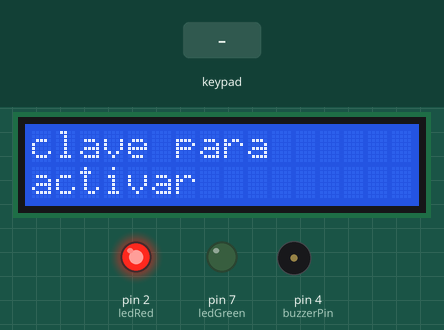
Bench run of a sketch on a simulated Arduino Uno, built with avr-gcc and run on an emulated ATmega328P. On the bench: 16×2 character LCD, output pins drawn as LEDs (lit = HIGH), buzzer (waves = sounding, pin HIGH). Inputs (shaded band) come from the test bench. WiFi joins after 1.5 s; servers stay silent unless stated; uploads are accepted with an empty reply; what the sketch prints to the serial monitor is not drawn.

Above: at 6.1 s.
6.2 s: keypad keys 1 1 1 1 1 # pressed 0.4 s apart
At 9.0 s:
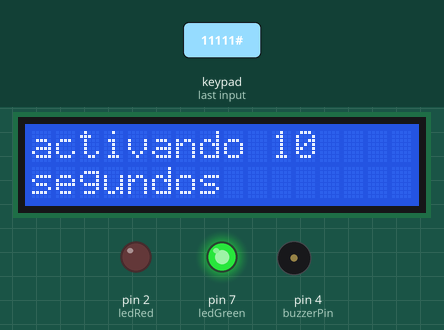
At 19.2 s:
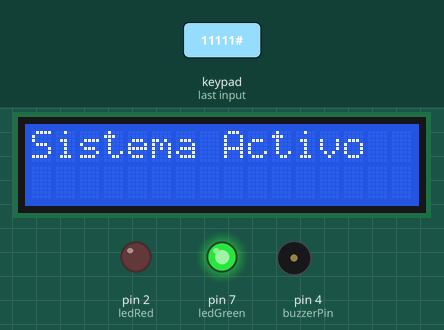
Timing chart, 0 to 20.9 s (numbered marks = the images above; inputs shaded):
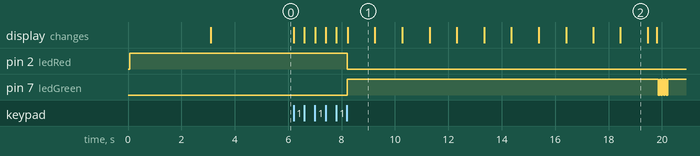

Measured:
- after the input at 6.2 s, pin 2 (ledRed): HIGH → LOW after 2.0 s; pin 7 (ledGreen): LOW → HIGH after 2.0 s, then repeats every 0.10 s: LOW 0.05 s, HIGH 0.05 s, until it stays HIGH from 20.2 s; the display: first changes at once (image 1 shows a later state)
- what the display in image 1 shows lasts 1.1 s, from 8.2 s to 9.3 s

The sketch:

alarmaconshield.ino
```cpp
/*
  Created by TEOS
  Domotic with Arduino https://goo.gl/btZpjs
  YouTube https://goo.gl/k7TUSZ
  Instagram https://goo.gl/zEIjia
  Facebook https://goo.gl/eivraR
  Twitter https://goo.gl/du5Wgn
  Github https://goo.gl/Xl5IiS
  WEB https://www.proyecto-teos.com
*/

/*
  todo el credito es para la persona de arriba
  lo unico que yo le anexe a este codigo seria la parte del ethernet shield
*/

#include <Password.h>
#include <Keypad.h>
#include<Wire.h>
#include <SPI.h>
#include <Ethernet.h>
#include <LiquidCrystal_I2C.h>

// replace the MAC address below by the MAC address printed on a sticker on the Arduino Shield 2
byte mac[] = { 0xDE, 0xAD, 0xBE, 0xEF, 0xFE, 0xED };

EthernetClient client;

int    HTTP_PORT   = 8000;
String HTTP_METHOD = "PUT";
char   HOST_NAME[] = "ip de tu compu";
String PATH_NAME   = "/alarma/alarma/1/";


LiquidCrystal_I2C lcd(0x27,16,2);

const uint16_t delayFunctionT = 1000, intervalT = 400, delayLedT = 50;
unsigned long previousMillisT;


uint8_t passPositionT = 0, speakerStatusT = LOW, ledStatusT = LOW;
bool alarmStatusT = false, alarmActiveT = false, motionDetectionT = false;


const uint8_t FILAS = 4;     // define numero de filas
const uint8_t COLUMNAS = 3;    // define numero de columnas
const char keys[FILAS][COLUMNAS] = {    // define la distribucion de teclas
  {'1','2','3'},
  {'4','5','6'},
  {'7','8','9'},
  {'*','0','#'}
};

uint8_t pinesFilas[FILAS] = {9,8,6};   // pines correspondientes a las filas
uint8_t pinesColumnas[COLUMNAS] = {5}; // pines correspondientes a las columnas
//char CLAVE[5] ="1111";
Keypad keypad = Keypad(makeKeymap(keys), pinesFilas, pinesColumnas, FILAS, COLUMNAS);  // crea objeto

Password passwordT = Password("11111");

//---------------------------
uint8_t ledRed= 2;
uint8_t ledGreen = 7;
uint8_t pirPin= 3;
uint8_t buzzerPin=4;


void setup()
{

  Serial.begin(9600);
  lcd.init();
  lcd.backlight();

  pinMode(pirPin, INPUT);
  pinMode(ledRed, OUTPUT);
  pinMode(ledGreen, OUTPUT);
  pinMode(buzzerPin, OUTPUT);
  digitalWrite(ledRed,HIGH);

  lcd.setCursor(0, 0);
  lcd.print("Sistema de");
  lcd.setCursor(0, 1);
  lcd.print("seguridad");
  delay(3000);
  previousMillisT = millis();
  keypad.addEventListener(keypadEventT);
  blockingMessageT();

  // initialize the Ethernet shield using DHCP:
  if (Ethernet.begin(mac) == 0) {
    Serial.println("Failed to obtaining an IP address using DHCP");
    while(true);
  }
}

void loop(){

 //If the alarmActiveT variable is in a high state and the pirPinT detects movement,
  //it will call the motionDetectedT function. The motionDetectionT function triggers
  //the buzzer's sonar.

  keypad.getKey();
  if (alarmActiveT == true && digitalRead(pirPin) == HIGH){
      motionDetectedT();
  }
  if (motionDetectionT){
     digitalWrite(buzzerPin,speakerAlarmT());
  }
}

void keypadEventT(KeypadEvent keyT) {
  switch (keypad.getState()) {
    //When typing "#" or entering more than 4 characters the function will be
    //called checkPasswordT.
    case PRESSED:
      if (passPositionT >= 5)
        checkPasswordT();
      lcd.setCursor((passPositionT++), 2);
      switch (keyT) {
        case '#':
          checkPasswordT();
          break;
        default:
          passwordT.append(keyT);
          lcd.print("*");
      }
  }
}


//If the password is correct and the alarms are deactivated, then it will call the
//blockedSystemT function, if the password is correct and the alarms are activated,
//then it will call the unlockSystemT function, contrary to all this it will be called
//the incorrectPasswordT function, which is when introduced an incorrect password.
void checkPasswordT() {

  if (passwordT.evaluate()) {
    if (alarmActiveT == false && alarmStatusT == false)
      blockedSystemT();
    else if (alarmActiveT == true || alarmStatusT == true)
      unlockSystemT();
  }
  else
    incorrectPasswordT();
}

//Function that indicates that an incorrect password has been entered.
void incorrectPasswordT() {
  passwordT.reset();
  passPositionT = 0;
  digitalWrite(ledRed, LOW);
  //An incorrect password message is sent.
  lcd.clear();
  lcd.setCursor(0, 0);
  lcd.print("Clave incorrecta");
  //Using the ternary operator will turn on or off a led.
  for (uint8_t iT = 1; iT <= 8; iT++) {
    ledStatusT = (ledStatusT) ? LOW : HIGH;
    digitalWrite(ledGreen, ledStatusT);
    delay(delayLedT);
  }
  //The following conditions will serve to return the state of the LED.
  if (alarmActiveT == false && alarmStatusT == false) {
    digitalWrite(ledGreen, LOW);
    digitalWrite(ledRed, HIGH);
    delay(delayFunctionT);
    blockingMessageT();
  }
  else if (alarmActiveT == true || alarmStatusT == true) {
    digitalWrite(ledGreen, HIGH);
    digitalWrite(ledRed, LOW);
    delay(delayFunctionT);
    unlockMessageT();
  }
}

//Function that shows motion detection.
void motionDetectedT() {
  //Activate the alarms and restart the password.
  motionDetectionT = true;
  alarmStatusT = true;

  passwordT.reset();
  passPositionT = 0;
  //Send a message that movement has been detected, also indicated by LEDs.
  lcd.clear();
  lcd.setCursor(0, 0);
  lcd.print("Movimiento");
  lcd.setCursor(0,1);
  lcd.print("detectado");
  for (uint8_t iT = 1; iT <= 8; iT++) {
    ledStatusT = (ledStatusT) ? LOW : HIGH;
    digitalWrite(ledGreen, ledStatusT);
    delay(delayLedT);
  }
  for (uint8_t iT = 1; iT <= 8; iT++) {
    ledStatusT = (ledStatusT) ? LOW : HIGH;
    digitalWrite(ledRed, ledStatusT);
    delay(delayLedT);
  }
  digitalWrite(ledGreen, HIGH);
  digitalWrite(ledRed, LOW);
  delay(delayFunctionT);
  unlockMessageT();
}

//Function that blocks the system.
void blockedSystemT() {
  passwordT.reset();
  passPositionT = 0;
  digitalWrite(ledGreen, HIGH);
  digitalWrite(ledRed, LOW);
  //10 seconds of tolerance are given for the system to activate.
  for (uint8_t iT = 10; iT > 0; iT--) {
    lcd.clear();
    lcd.setCursor(0, 0);
    lcd.print("activando ");
    lcd.print(iT);
    lcd.setCursor(0, 1);
    lcd.print("segundos");
    delay(delayFunctionT);
  }

  alarmActiveT = true;

  lcd.clear();
  lcd.setCursor(0, 0);
  lcd.print("Sistema Activo");
  delay(delayFunctionT);
  unlockMessageT();
}

//Function that unlocks the system.
void unlockSystemT() {
  //The alarm states change to a low state.
  alarmStatusT = false;
  alarmActiveT = false;

  motionDetectionT = false;
  passwordT.reset();
  passPositionT = 0;
  digitalWrite(ledGreen, LOW);
  digitalWrite(ledRed, HIGH);
  digitalWrite(buzzerPin,LOW);
  lcd.clear();
  lcd.setCursor(0, 0);
  lcd.print("Sistema");
  lcd.setCursor(0,1);
  lcd.print("desactivado");
  delay(delayFunctionT);
  blockingMessageT();
}

//The next two functions show messages on the screen.
void blockingMessageT() {
  lcd.clear();
  lcd.setCursor(0, 0);
  lcd.print("clave para");
  lcd.setCursor(0, 1);
  lcd.print("activar");
  httpPut(alarmActiveT);
}

void unlockMessageT() {
  lcd.clear();
  lcd.setCursor(0, 0);
  lcd.print("clave para");
  lcd.setCursor(0, 1);
  lcd.print("desactivar");
  httpPut(alarmActiveT);
}

//This function returns a high or low state that is assigned to the buzzer.
uint8_t speakerAlarmT() {
  //Using the millis function we can execute functions in "background".
  unsigned long currentMillisT = millis();
  if ((unsigned long)(currentMillisT - previousMillisT) >= intervalT) {
    previousMillisT = millis();
    return speakerStatusT = (speakerStatusT) ? LOW : HIGH;
  }
}

void httpPut(bool estado){
String JSON;

  if(estado){
    JSON="{\"idAlarma\":\"1\",\"estadoAlarma\":\"true\"}";
  }
  else
    JSON="{\"idAlarma\":\"1\",\"estadoAlarma\":\"false\"}";
  // connect to web server on port 80:
  if(client.connect(HOST_NAME, HTTP_PORT)) {
    // if connected:
    Serial.println("Connected to server");
    // make a HTTP request:
    // send HTTP header
    client.println(HTTP_METHOD + " " + PATH_NAME + " HTTP/1.1");
    client.println("Host: " + String(HOST_NAME));
    client.println("Content-Type: application/json");
    client.println("Connection: close");
    client.print("Content-Length: ");
    client.println(JSON.length());
    client.println();
    client.println(JSON);
    client.println(); // end HTTP header

    // send HTTP body
   // client.println(queryString);

    while(client.connected()) {
      if(client.available()){
        // read an incoming byte from the server and print it to serial monitor:
        char c = client.read();
        Serial.print(c);
      }
    }

    // the server's disconnected, stop the client:
    client.stop();
    Serial.println();
    Serial.println("disconnected");
  } else {// if not connected:
    Serial.println("connection failed");
  }
}
```
